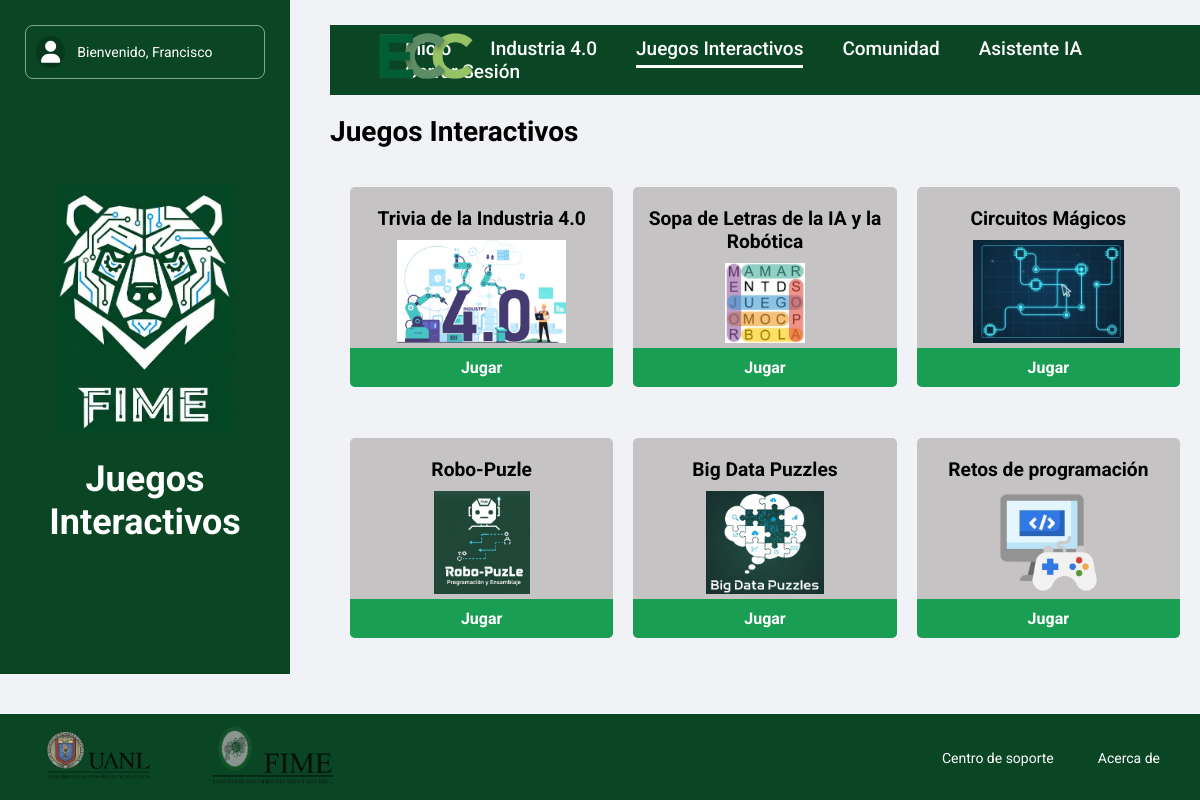
Screenshot of /views/juegos.php?op=3 (signed in) with the database file from the repository.
### tables this page shows
CREATE TABLE `juegos` (
  `id` INT NOT NULL AUTO_INCREMENT,
  `nombre` VARCHAR(45) NOT NULL,
  PRIMARY KEY (`id`)
);

### includes/funciones.php (called while the page is built, shortened)
<?php
function isAuth()  {
    if (isset($_SESSION['alumno'])) {
        return true;
    } else {
        return false;
    }
}

### views/juegos.php (the view, shortened to what this page needs)
<?php
include '../includes/funciones.php';
include '../includes/database.php';
$auth = isAuth();
$titulo = "Juegos Interactivos";
$query = "SELECT * FROM juegos";
$resultado = mysqli_query($db, $query);
include_once '../templates/header.php';
?>
<link rel="stylesheet" href="../src/css/menu/juegos.css">
<h2 class="titulo_juegos"><?php echo $titulo;?></h2>
<?php
    if($auth == true){
?>
<main class="juegosWrapper">
    <?php
        while ($fila = mysqli_fetch_assoc($resultado)){
            $primerNombre = strtolower(explode(" ", $fila['nombre'])[0]);
    ?>
        <a href="juegos/<?php echo $primerNombre;?>.php?juego=<?php echo $fila['id'];?>">
            <div class="juego">
                <h3><?php echo $fila['nombre'];?></h3>
                <img src="<?php echo '/src/img/juegos/' . $primerNombre . '.png';?>" alt="<?php echo $fila['nombre'];?>">
                <div class="info__texto"><h4>Jugar</h4></div>
            </div>
        </a>
    <?php
        }
    }  else if($auth == false) {
    ?>
        <main class="juegosWrapper__no_login">
            <h3 class="no_login">Debes <a href="login.php">iniciar sesión</a> para poder acceder a los juegos</h3>
    <?php
        }
    ?>
</main>
 <?php include_once '../templates/footer.php'; ?>

### src/css/esqueleto.css (style rules this page uses)
html { box-sizing: border-box; }
*, *:before, *:after { box-sizing: inherit; }
body { margin: 0; font-family: 'Roboto', Arial, sans-serif; background-color: #f0f2f5; }

### src/css/menu/juegos.css (style rules this page uses)
.titulo_juegos { font-size: 28px; margin-top: 20px; }
.juegosWrapper { height: 100%; padding: 0 20px 20px 20px; gap: 20px; display: grid; grid-template-columns: repeat(3, 1fr); place-items: center; }
.juegosWrapper a { max-height: 200px; max-width: 360px; width: 100%; height: 100%; transition: transform 0.3s ease, box-shadow 0.3s ease; border-radius: 5px; text-decoration: none; display: block; }
.juego { background-color: rgb(197, 195, 195); border-radius: 5px; width: 100%; height: 100%; box-sizing: border-box; overflow: hidden; display: flex; flex-direction: column; }
.juego h3 { color: black; text-align: center; padding: 20px 10px 10px 10px; margin: 0; font-size: 1.2rem; }
.juego img { flex-grow: 1; width: 100%; max-width: 180px; min-height: 0; margin: 0 auto; margin-bottom: 5px; object-fit: contain; }
.juego .info__texto { display: flex; justify-content: center; background-color: #1a9e53; }
.juego .info__texto h4 { color: white; margin: 0; padding: 10px; font-weight: bold; }

### rows the page displays
juegos: nombre "Trivia de la Industria 4.0", shows a picture
juegos: nombre "Sopa de Letras de la IA y la Robótica", shows a picture
juegos: nombre "Circuitos Mágicos", shows a picture
juegos: nombre "Robo-Puzle", shows a picture
juegos: nombre "Big Data Puzzles", shows a picture
juegos: nombre "Retos de programación", shows a picture

### other values shown
$saludo_nombre ", Francisco"
$titulo "Juegos Interactivos"
